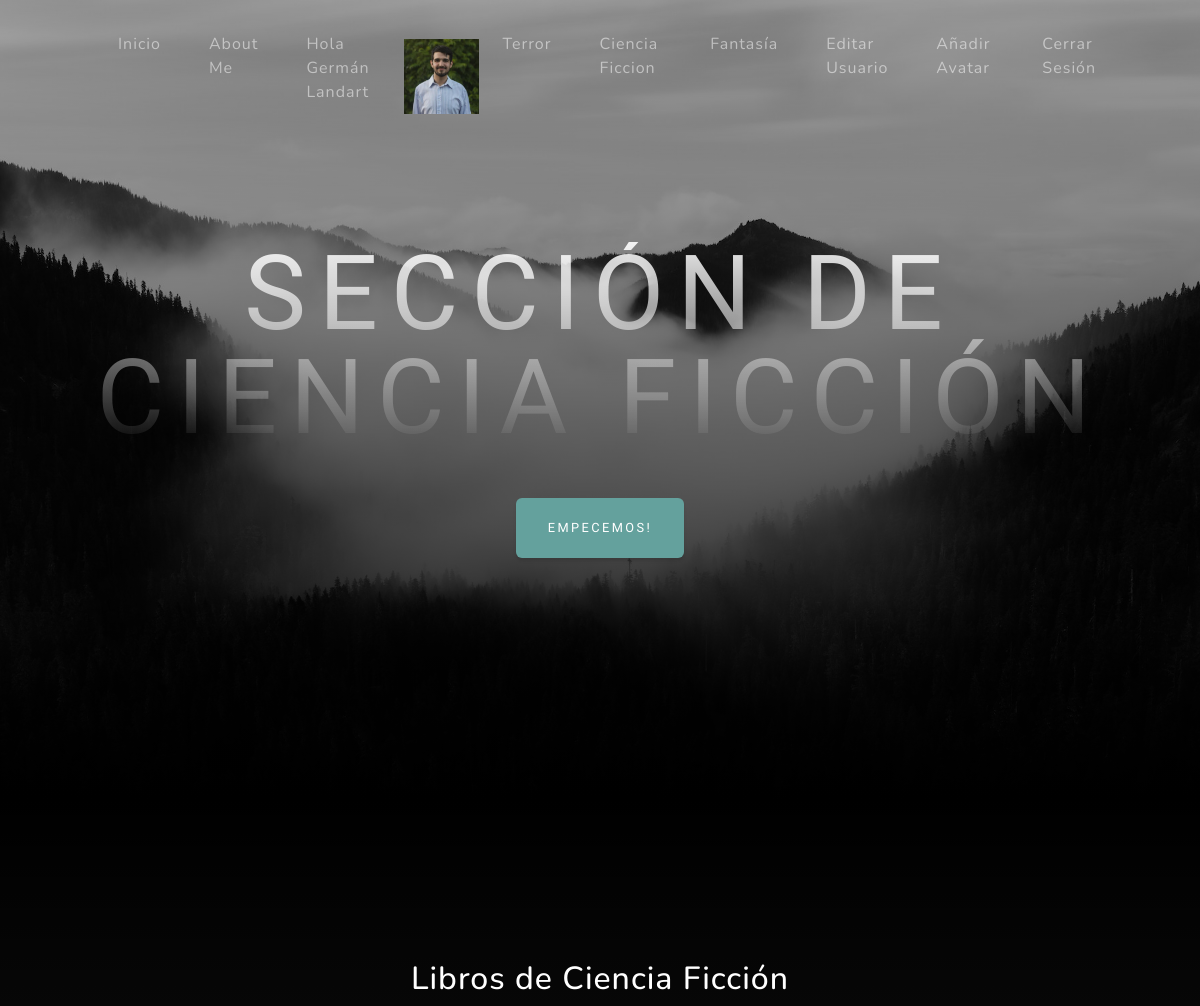
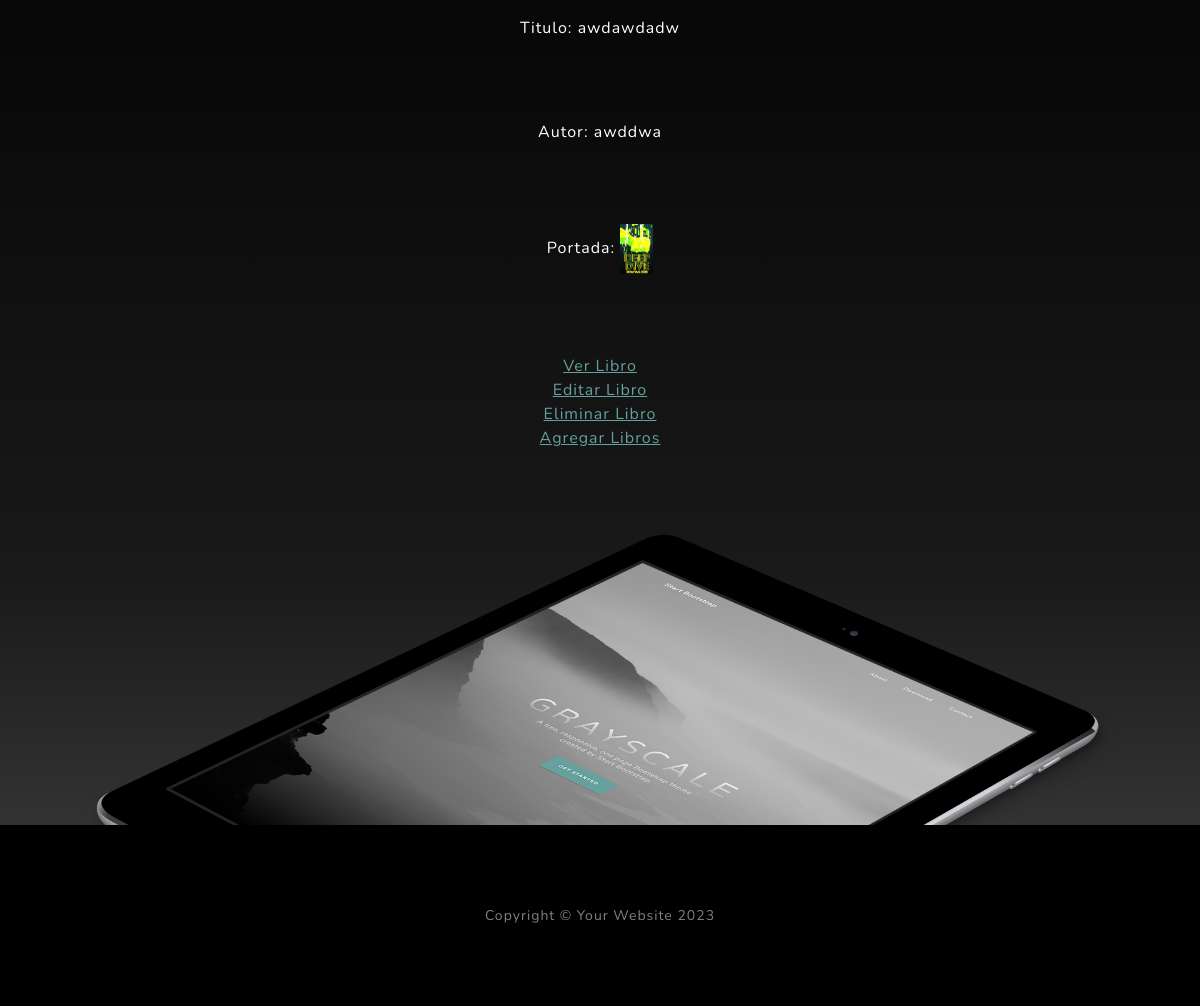
Page /AppCoder/cienciaficcion/list/ (signed in) on the committed database (2 pictures, top to bottom).
### AppCoder/models.py (models this page shows, shortened)
class Avatar(models.Model):
    usuario = models.ForeignKey(User, on_delete=models.CASCADE)
    imagen = models.ImageField(upload_to="avatares", null=True, blank=True)

class CienciaFiccion(models.Model):
    libro = models.CharField(max_length=60)
    autor = models.CharField(max_length=60)
    year = models.IntegerField(null=True, blank=True)
    imagen = models.ImageField(null=True, blank=True, upload_to= "imagenes" )
    descripcion = models.TextField(null=True, blank=True)
    usuario = models.ForeignKey(User, on_delete=models.CASCADE, null=True, blank=True)

### AppCoder/views.py (the view)
# urls.py: path("cienciaficcion/list/", ListaCienciaFiccion.as_view(), name="CienciaFiccionLeer"),
class ListaCienciaFiccion(LoginRequiredMixin, ListView):
    model = CienciaFiccion

### AppCoder/templates/AppCoder/cienciaficcion_list.html
{% extends "AppCoder/padre.html" %}
{% load static %}
{% block titulo %}
SECCIÓN DE CIENCIA FICCIÓN
{% endblock %}
{% block titulo2 %}
Empecemos!
{% endblock %}
{% block descripcion %}
Libros de Ciencia Ficción
{% endblock %}
{% block form %}
{% for cienciaficcion in object_list %}
<p>Titulo: {{cienciaficcion.libro}}</p>
<p>Autor: {{cienciaficcion.autor}}</p>
<p>Portada: <img src="{{ cienciaficcion.imagen.url }}"  height="50 px" alt="Descripción de la imagen"> </p>
<a href="{% url 'CienciaFiccionDetalle' cienciaficcion.id %}"> Ver Libro  </a>
<br>
<a href="{% url 'CienciaFiccionActualizar' cienciaficcion.id %}"> Editar Libro  </a>
<br>
<a href="{% url 'CienciaFiccionBorrar' cienciaficcion.id %}"> Eliminar Libro  </a>
<br>
{% endfor  %}
<a href="{% url 'CienciaFiccionCrear' %}"> Agregar Libros  </a>
{% endblock %}

### AppCoder/templates/AppCoder/padre.html (shortened to what this page needs)
<!DOCTYPE html>
<html lang="en">
    <head>
        {% load static %}
        <link href="{% static 'AppCoder/css/styles.css' %}" rel="stylesheet" />
    </head>
    <body id="page-top">
        <nav class="navbar navbar-expand-lg navbar-light fixed-top" id="mainNav">
            <div class="container px-4 px-lg-5">
                <div class="collapse navbar-collapse" id="navbarResponsive">
                    <ul class="navbar-nav ms-auto">
                        <li class="nav-item"><a class="nav-link" href="{% url 'Inicio' %}">Inicio</a></li>
                        <li class="nav-item"><a class="nav-link" href="{% url 'About' %}">About Me</a></li>
                        {% if request.user.is_authenticated %}
                        <li class="nav-item" style="display: flex; align-items: center;">
                        <p class="nav-link" style="color: rgba(255, 255, 255, 0.5);">Hola {{user.first_name}} {{user.last_name}}</p>
                        {% with user.avatar_set.first as miAvatar %}
                        {% if miAvatar  %}
                        <img src="{{miAvatar.imagen.url}}" alt="No encontró la imagen" width="75" height="75">
                        {% endif %}
                        {% endwith %}
                        <li class="nav-item"><a class="nav-link" href="{% url 'TerrorLeer' %}">Terror</a></li>
                        <li class="nav-item"><a class="nav-link" href="{% url 'CienciaFiccionLeer' %}">Ciencia Ficcion</a></li>
                        <li class="nav-item"><a class="nav-link" href="{% url 'FantasiaLeer' %}">Fantasía</a></li>
                        <li class="nav-item"><a class="nav-link" href="{% url 'EditarUsuario' %}">Editar Usuario</a></li>
                        <li class="nav-item"><a class="nav-link" href="{% url 'Avatar' %}">Añadir Avatar</a></li>
                        <li class="nav-item"><a class="nav-link" href="{% url 'Logout' %}">Cerrar Sesión</a></li>
                        {% else %}
                        <li class="nav-item"><a class="nav-link" href="{% url 'SignUp' %}">Registrarse</a></li>
                        <li class="nav-item"><a class="nav-link" href="{% url 'Login' %}">Iniciar Sesión</a></li>
                        {% endif %}
                    </ul>
                </div>
            </div>
        </nav>
        <header class="masthead">
            <div class="container px-4 px-lg-5 d-flex h-100 align-items-center justify-content-center">
                <div class="d-flex justify-content-center">
                    <div class="text-center">
                        <h1 class="mx-auto my-0 text-uppercase">
                        {% block titulo %}
                        {% endblock %}
                        </h1>
                        <a class="btn btn-primary" href="#bajar">
                            {% block titulo2 %}
                            {% endblock %}
                        </a>
                    </div>
                </div>
            </div>
        </header>
        <section class="about-section text-center" id="bajar">
            <div class="container px-4 px-lg-5">
                <div class="row gx-4 gx-lg-5 justify-content-center">
                    <div class="col-lg-8">
                        <h2 class="text-white mb-4">
                            {% block descripcion %}
                            {% endblock %}
                        </h2>
                        <font color="white"font>
                        {% block form %}
                        {% endblock %}
                    </div>
                </div>
                <img class="img-fluid" src="{% static 'AppCoder/assets/img/ipad.png' %}" alt="..." />
            </div>
        </section>
        <footer class="footer bg-black small text-center text-white-50"><div class="container px-4 px-lg-5">Copyright &copy; Your Website 2023</div></footer>
    </body>
</html>

### rows in the picture
Avatar: imagen (picture)
CienciaFiccion: libro "awdawdadw", autor "awddwa", imagen (picture)

### other values in the picture
{{ user.first_name }} "Germán"
{{ user.last_name }} "Landart"
